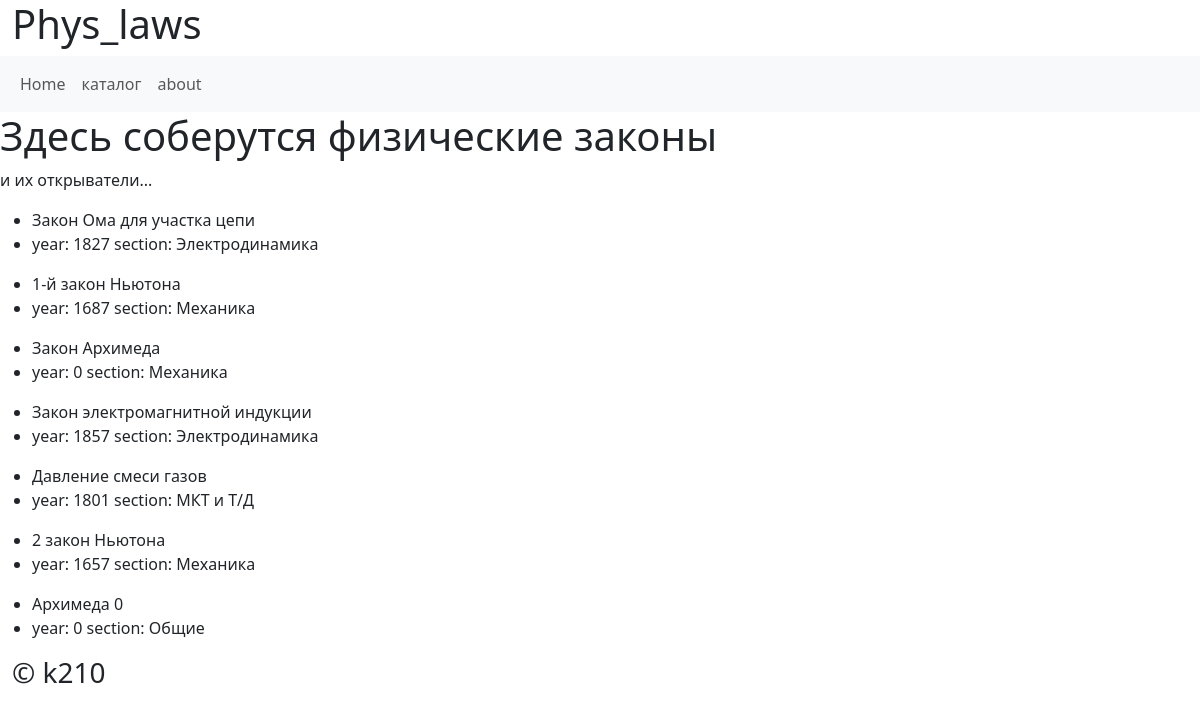
The app's page /, older data.
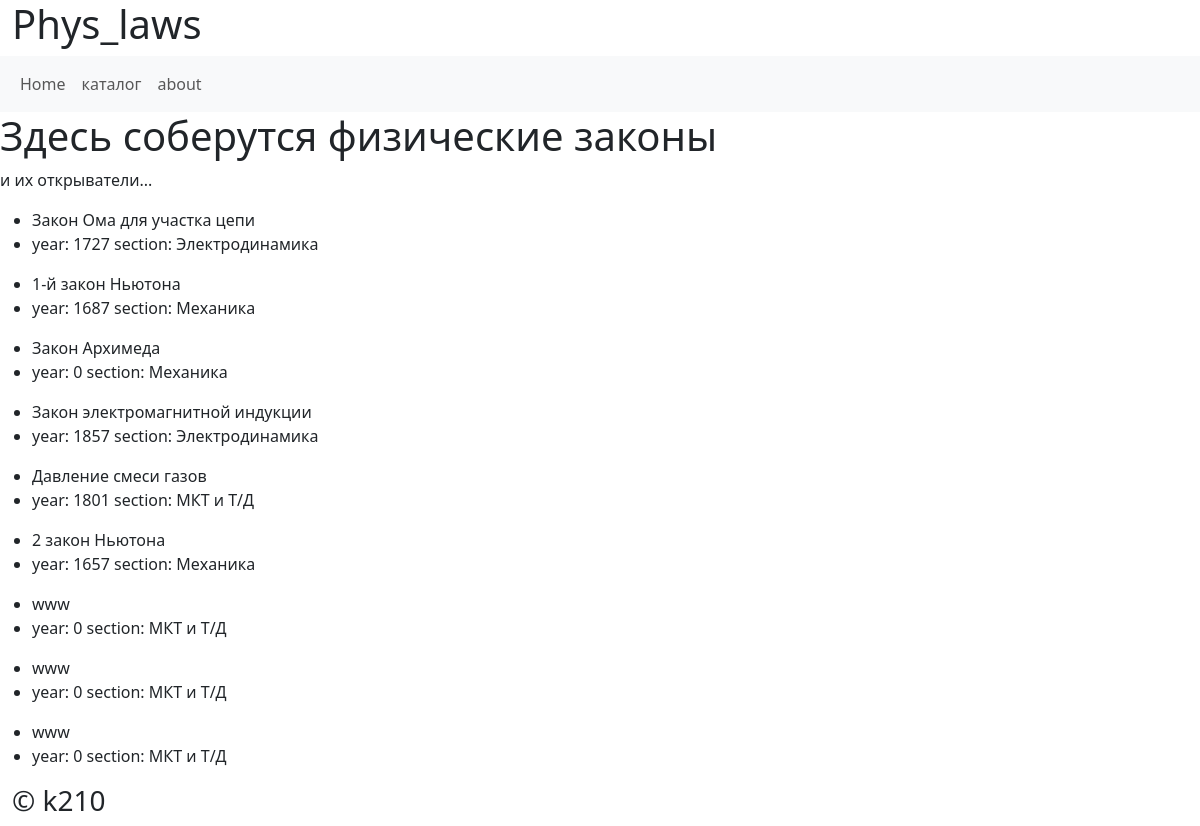
The same page, newer data.
### catalog/models.py (models this page shows, shortened)
class Laws(models.Model):
    title = models.CharField(max_length=256, verbose_name='название закона')
    text = models.TextField('Закон')
    year = models.BigIntegerField('год')
    author_id = models.ForeignKey(
        Authors,
        on_delete=models.CASCADE,
        verbose_name='закон'
    )
    section_id = models.ForeignKey(
        Sections,
        on_delete=models.CASCADE,
        related_name='laws',
        verbose_name='раздел'
    )
    formula = models.ImageField('формула', upload_to='formulas', blank=True)
    class Meta:
        verbose_name = 'закон'
        verbose_name_plural = 'Законы'

class Sections(models.Model):
    section = models.CharField(max_length=128, verbose_name='раздел')
    class Meta:
        verbose_name = 'раздел'
        verbose_name_plural = 'Разделы'

### homepage/views.py (the view)
# urls.py: path('', views.index, name='index'),
def index(request):
    laws_list = Laws.objects.select_related('section_id')
    context = {
        'laws_list': laws_list,
    }
    template_name = 'homepage/index.html'
    return render(request, template_name, context)

### templates/homepage/index.html (shortened to what this page needs)
{% extends "base.html" %}
    {% block content %}
      <h1>Здесь соберутся физические законы</h1>
      <p>и их открыватели...</p>
      {% for law in laws_list %}
        <ul>
          <li>{{ law.title }}</li>
          <li>year: {{ law.year }} section: {{ law.section_id.section }}</li>
        </ul>
      {% endfor%}
    {% endblock %}

### templates/base.html (shortened to what this page needs)
<!DOCTYPE html>
<html lang="ru">
  <head>
    <link href="https://cdn.jsdelivr.net/npm/bootstrap@5.3.3/dist/css/bootstrap.min.css" rel="stylesheet">
    {% load django_bootstrap5 %}
    {% bootstrap_css %}
  </head>
  <body>
    <header>
      {% include "includes/header.html" %}
    </header>
    <main>
        {% block content %}{% endblock %}
    </main>
    <footer>
      {% include "includes/footer.html" %}
    </footer>
  </body>
</html>

### templates/includes/header.html
<div class="container-fluid">
    <h1>Phys_laws</h1>
  </div>
  <nav class="navbar navbar-expand-sm bg-light">
    <div class="container-fluid">
      <ul class="navbar-nav">
        <li class="nav-item">
          <a class="nav-link" href="{% url 'homepage:index' %}">Home</a>
        </li>
        <li class="nav-item">
          <a class="nav-link" href="{% url 'catalog:law_list' %}">каталог</a>
        </li>
        <li class="nav-item">
          <a class="nav-link" href="{% url 'homepage:about' %}">about</a>
        </li>
      </ul>
    </div>
  </nav>

### templates/includes/footer.html
<div class="container-fluid">
  <h3>© k210</h3>
</div>

Row changes from the older to the newer data that the page shows:
changed Laws "Закон Ома для участка цепи": year "1827" → "1727"
changed Laws (number 7 of 9 on the later page): title "Архимеда 0" → "www"; section_id.section "Общие" → "МКТ и Т/Д"
added Laws: title "www", year "0", section_id.section "МКТ и Т/Д"
added Laws: title "www", year "0", section_id.section "МКТ и Т/Д"
